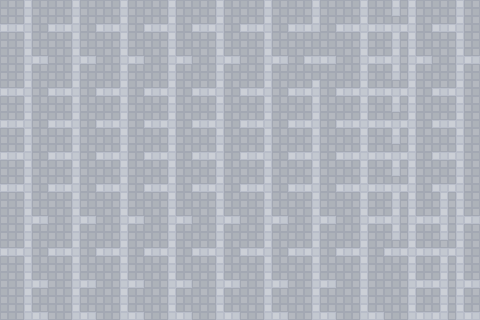

This game map was drawn from its Tiled (.tmx) file and the tilesets committed beside it. A one-line description and the full map source follow:
An orthogonal 30x20 tile map with 16x16 px tiles, 1 tile layer (Calque de Tuiles 1), 2 tilesets and 2 objects (switch map0 0, spawn map0 0).

<map version="1.10" tiledversion="1.11.2" orientation="orthogonal" renderorder="right-down" width="30" height="20" tilewidth="16" tileheight="16" infinite="0" nextlayerid="4" nextobjectid="3">
 <tileset firstgid="1" source="tileset/Interiors_free_16x16.tsx" />
 <tileset firstgid="1425" source="tileset/interieur1.tsx" />
 <layer id="1" name="Calque de Tuiles 1" width="30" height="20">
  <data encoding="csv">
1444,1445,1444,1444,1445,1444,1444,1445,1444,1444,1445,1444,1444,1445,1444,1444,1445,1444,1444,1445,1444,1444,1445,1444,1445,1445,1444,1444,1445,1444,
1452,1453,1444,1452,1453,1444,1452,1453,1444,1452,1453,1444,1452,1453,1444,1452,1453,1444,1452,1453,1444,1452,1453,1452,1452,1453,1444,1452,1453,1444,
1444,1445,1444,1444,1445,1444,1444,1445,1444,1444,1445,1444,1444,1445,1444,1444,1445,1444,1444,1444,1444,1444,1445,1444,1445,1445,1444,1444,1445,1444,
1444,1445,1452,1444,1445,1452,1444,1445,1452,1444,1445,1452,1444,1445,1452,1444,1445,1452,1444,1452,1452,1444,1445,1452,1453,1445,1452,1444,1445,1452,
1444,1445,1444,1444,1445,1444,1444,1445,1444,1444,1445,1444,1444,1445,1444,1444,1445,1444,1444,1444,1444,1444,1445,1444,1445,1445,1444,1444,1445,1444,
1452,1453,1444,1452,1453,1444,1452,1453,1444,1452,1453,1444,1452,1453,1444,1452,1453,1444,1452,1453,1444,1452,1453,1452,1452,1453,1444,1452,1453,1444,
1444,1445,1444,1444,1445,1444,1444,1445,1444,1444,1445,1444,1444,1445,1444,1444,1445,1444,1444,1445,1444,1444,1445,1444,1445,1445,1444,1444,1445,1444,
1452,1453,1444,1452,1453,1444,1452,1453,1444,1452,1453,1444,1452,1453,1444,1452,1453,1444,1452,1453,1444,1452,1453,1452,1452,1453,1444,1452,1453,1444,
1444,1445,1444,1444,1445,1444,1444,1445,1444,1444,1445,1444,1444,1445,1444,1444,1445,1444,1444,1445,1444,1444,1445,1444,1445,1445,1444,1444,1445,1444,
1452,1453,1444,1452,1453,1444,1452,1453,1444,1452,1453,1444,1452,1453,1444,1452,1453,1444,1452,1453,1444,1452,1453,1452,1452,1453,1444,1452,1453,1444,
1444,1445,1444,1444,1445,1444,1444,1445,1444,1444,1445,1444,1444,1445,1444,1444,1445,1444,1444,1445,1444,1444,1445,1444,1445,1445,1444,1444,1445,1444,
1452,1453,1444,1452,1453,1444,1452,1453,1444,1452,1453,1444,1452,1453,1444,1452,1453,1444,1452,1453,1444,1452,1453,1452,1452,1453,1444,1452,1453,1444,
1444,1445,1444,1444,1445,1444,1444,1445,1444,1444,1445,1444,1444,1445,1444,1444,1445,1444,1444,1445,1444,1444,1445,1444,1445,1445,1444,1445,1445,1444,
1444,1445,1452,1444,1445,1452,1444,1445,1452,1444,1445,1452,1444,1445,1452,1444,1445,1452,1444,1445,1452,1444,1445,1452,1453,1445,1452,1453,1445,1452,
1444,1445,1444,1444,1445,1444,1444,1445,1444,1444,1445,1444,1444,1445,1444,1444,1445,1444,1444,1445,1444,1444,1445,1444,1445,1445,1444,1445,1445,1444,
1452,1453,1444,1452,1453,1444,1452,1453,1444,1452,1453,1444,1452,1453,1444,1452,1453,1444,1452,1453,1444,1452,1453,1444,1452,1453,1452,1452,1453,1444,
1444,1445,1444,1444,1445,1444,1444,1445,1444,1444,1445,1444,1444,1445,1444,1444,1445,1444,1444,1445,1444,1444,1445,1444,1444,1445,1444,1445,1445,1444,
1444,1445,1452,1444,1445,1452,1444,1445,1452,1444,1445,1452,1444,1445,1452,1444,1445,1452,1444,1445,1452,1444,1445,1444,1444,1445,1452,1453,1445,1452,
1444,1445,1444,1444,1445,1444,1444,1445,1444,1444,1445,1444,1444,1445,1444,1444,1445,1444,1444,1445,1444,1444,1445,1444,1444,1445,1444,1445,1445,1444,
1444,1445,1452,1444,1445,1452,1444,1445,1452,1444,1445,1452,1444,1445,1452,1444,1445,1452,1444,1445,1452,1444,1445,1452,1444,1445,1452,1453,1445,1452
</data>
 </layer>
 <group id="3" name="object">
  <objectgroup id="2" name="interface">
   <object id="1" name="switch map0 0" x="187.303" y="313.825" width="115.772" height="7.02903" />
   <object id="2" name="spawn map0 0" x="241.881" y="305.143">
    <point />
   </object>
  </objectgroup>
 </group>
</map>
